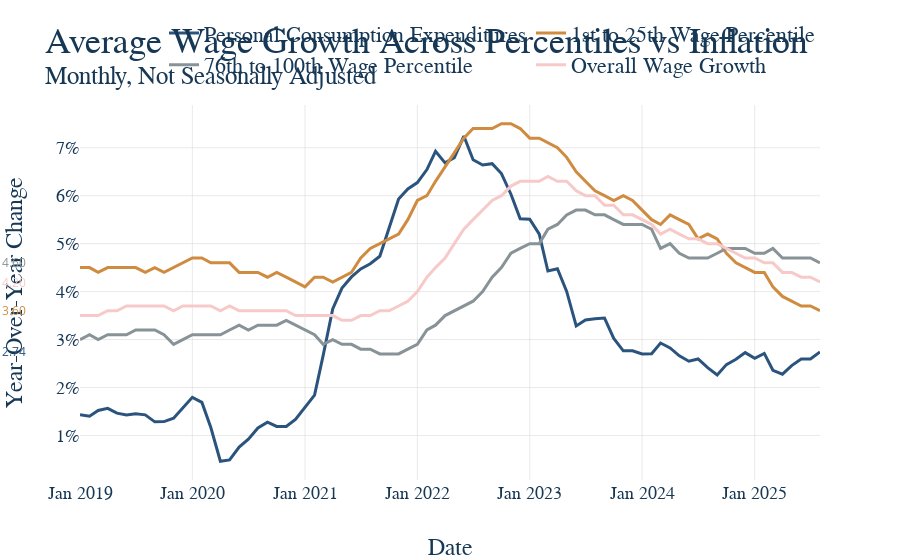

Here is the notebook cell this chart was saved with:
### Markdown cell above
5. Now that all our data is ready, make the graph and have it save itself as a .html file to graph_output whenver the notebooks is rerun. The name of the file should exactly match the notebook name. For instance, this file "example.ipynb" produces the graph "example.html." Nice work, you made a graph!

### Code cell
# First make the figure
fig = go.Figure()


# Loop the columns of the dataframe and plot each as a separate trace
for col in joined_df.columns:
    fig.add_trace(
        go.Scatter(
            x=joined_df.index,
            y=joined_df[col],
            mode='lines',
            name=col
        )
    )

# Update the titles, using the html tage <sup> for a subtitle 
fig.update_layout(
    title = dict(text='Average Wage Growth Across Percentiles vs Inflation<br><sup>Monthly, Not Seasonally Adjusted </sup>'),
    xaxis_title="Date",
    yaxis_title="Year-Over-Year Change",
)

# This is graph specific, but here we want the y-axis to be percent signs 
fig.update_yaxes(
    ticksuffix="%",
    tickformat=".2f%",
)

# Again, graph specific, we have a mutliyear series and want tick marks to be years
fig.update_xaxes(
    type='date',
    tickformat='%b %Y',
)

ut.add_end_labels(fig=fig)

# Show our figure (Dimensions may be off on different screen sizes)
fig.show()

# This should be the same for EVERY GRAPH!
# Save it to the graph_output folder with the name matching the file, as HTML
fig.write_html(GRAPH_OUTPUT_PATH / f"{GRAPH_NAME}.html")
